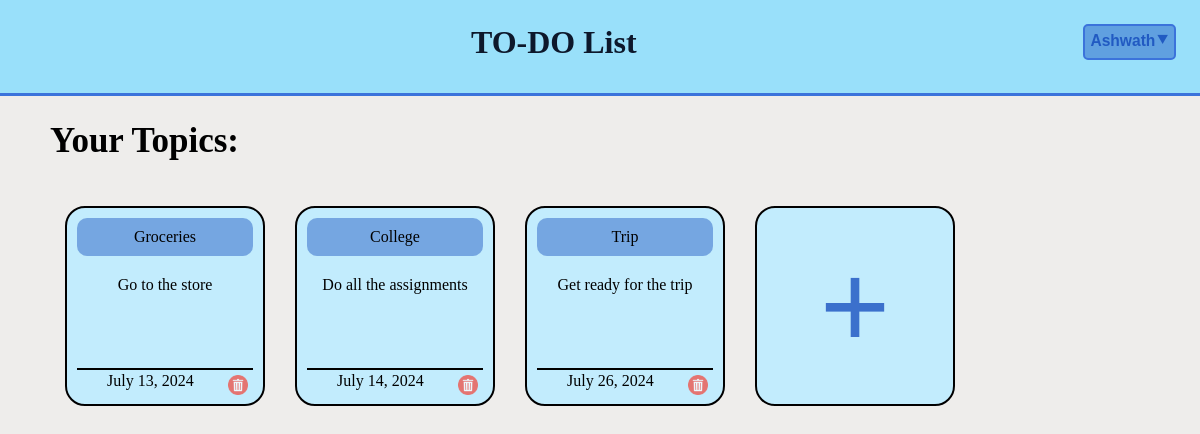
The app's page /home/ (signed in) with its own data.
### base/models.py (models this page shows)
class Topic(models.Model):
    user = models.ForeignKey(User, on_delete=models.CASCADE)
    title = models.CharField(max_length=100, blank=False, null=False)
    description = models.TextField(null=True, blank=True)
    created = models.DateTimeField(auto_now_add=True)
    deadline = models.DateField(null=True, blank=True)
    completed = models.BooleanField(default=False)
    def __str__(self):
        return self.title
    class Meta:
        ordering = ['created']

### base/views.py (the view)
# urls.py: path('home/', views.home, name = 'home'),
def home(request):
    user = request.user
    topics = Topic.objects.filter(user = user)
    context = {'topics':topics}
    return render(request, 'base/home.html', context)

### base/templates/base/home.html
{% extends 'main.html' %}
{% block content %}
{% load static %}
<div class="block">
    <div class="sub-heading">
        Your Topics:
    </div>
    <div class="topics">
            {% for topic in topics %}
            <div class="topic-box btn" onmouseover="hoverDim(this)" onmouseout="resetDim(this)">
                <div class="topic-heading dim" onclick="redirect('/topic/{{topic.id}}')">
                    {{topic}}
                </div>
                <div class="topic-body" onclick="redirect('/topic/{{topic.id}}')">
                    <div class="topic-description">
                        {{topic.description}}
                    </div>
                    <div class="topic-box-footer">
                        {% if topic.deadline is not none %}
                        <div class="topic-deadline" onclick="redirect('/topic/{{topic.id}}')">
                            {{topic.deadline}}
                        </div>
                        {% else %}
                        <div class="topic-deadline" style="color: transparent;" onclick="redirect('/topic/{{topic.id}}')">
                            no deadline
                        </div>
                        {% endif %}
                        <div class="delete-btn btn" onclick="deleteTopic('{{topic.id}}', event)">
                            <img src="{% static 'images/bin.png' %}" height=" 20px">
                        </div>
                    </div>
                </div>
            </div>
            {% endfor %}
        <button class="topic-box topic-add-btn" onclick="window.location.href=`{% url 'createtopic' %}`">
                <div class="plus-icon">&plus;</div>
        </button>
    </div>
</div>
{% endblock %}

### templates/main.html (shortened to what this page needs)
{% load static %}
<!DOCTYPE html>
<html lang="en">
<head>
    <link rel="stylesheet" href="{% static 'styles/style.css' %}" />
</head>
<body>
    <div class="header">
        <div class="title"><h1>TO-DO List</h1></div>
        {% if request.user.is_authenticated %}
        <div class="userinfo">
            <button class="username dropbtn"><h3>{{request.user.username}}<span class="drop-arrow" style="font-size:17px; display:inline-block; padding-bottom: 2px;">&#11206</span></h3></button>
        </div>
        {% endif %}
    </div>
    <div class="main_body">
        {% block content %}
        {% endblock %}
    </div>
</body>
</html>

### static/styles/style.css (style rules this page uses)
* { margin: 0; padding: 0; box-sizing: border-box; }
body { background-color: #EEEDEB; }
.header { background-color: #99e0fa; padding: 24px; border-bottom: 3px solid #3b73db; display: flex; justify-content: space-between; height: 6rem; }
.title { flex-grow: 1; text-align: center; color: #0d182b; }
.userinfo { align-items: center; justify-content: center; height: 5px; }
.username { color: #215ac2; font-weight: 700; cursor: pointer; }
.dropbtn { padding: 5px; border: 2px solid #3b73db; border-radius: 5px; background-color: #2159c279; }
.sub-heading { margin: 25px 50px; font-size: 35px; font-weight: 900; }
.topics { margin: 25px 50px; padding: 10px 5px; display: flex; flex-wrap: wrap; justify-content: left; gap: 10px; }
.topic-box { border: 2px solid black; border-radius: 30px; margin: 10px; padding: 10px; width: 200px; height: 200px; gap: 10px; display: flex; flex-direction: column; text-align: center; margin: 10px; border-radius: 20px; background-color: #c2ecfd; cursor: pointer; }
.topic-heading { margin: 0 0 10px 0; padding: 10px; width: 100%; white-space: nowrap; overflow: hidden; text-overflow: ellipsis; border-radius: 10px; background-color: #2159c279; text-align: center; }
.topic-body { flex-grow: 1; display: flex; flex-direction: column; justify-content: space-between; }
.topic-description { height: auto; max-height: 80px; width: 100%; white-space: nowarp; overflow-y: auto; text-overflow: ellipsis; }
.topic-box-footer { border-top: 2px solid black; display: flex; justify-content: space-between; }
.topic-deadline { margin: 2px 0px 0px 30px; }
.delete-btn { margin: 5px 5px -5px 5px; opacity: .7; cursor: pointer; }
.topic-add-btn { display: flex; justify-content: center; align-items: center; cursor: pointer; }
.plus-icon { font-size: 120px; color: #2159c2d7; }

### records on screen
Topic: title "Groceries", description "Go to the store", deadline "July 13, 2024"
Topic: title "College", description "Do all the assignments", deadline "July 14, 2024"
Topic: title "Trip", description "Get ready for the trip", deadline "July 26, 2024"

### other values on screen
{{ request.user.username }} "Ashwath"
